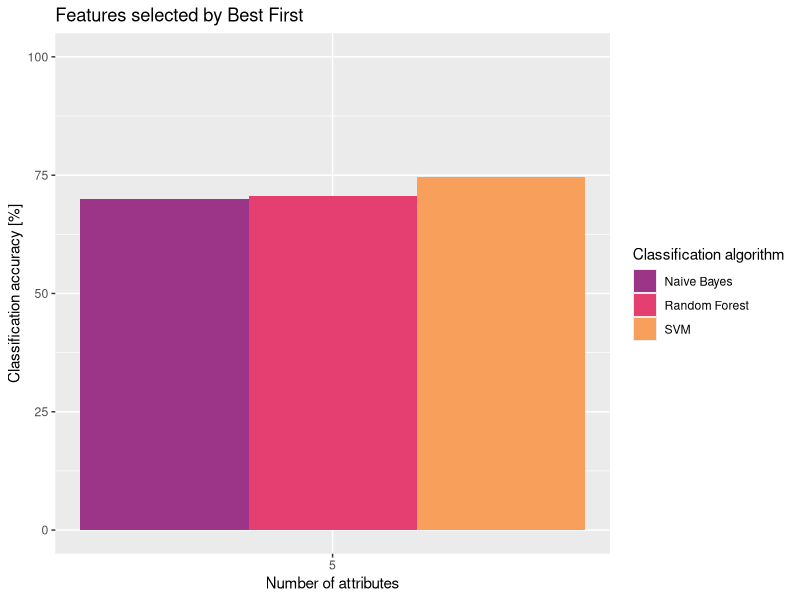
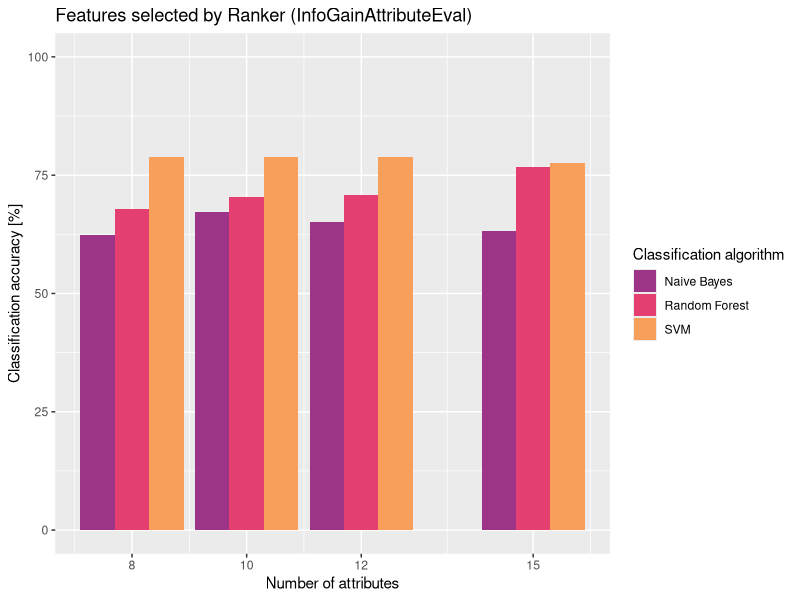
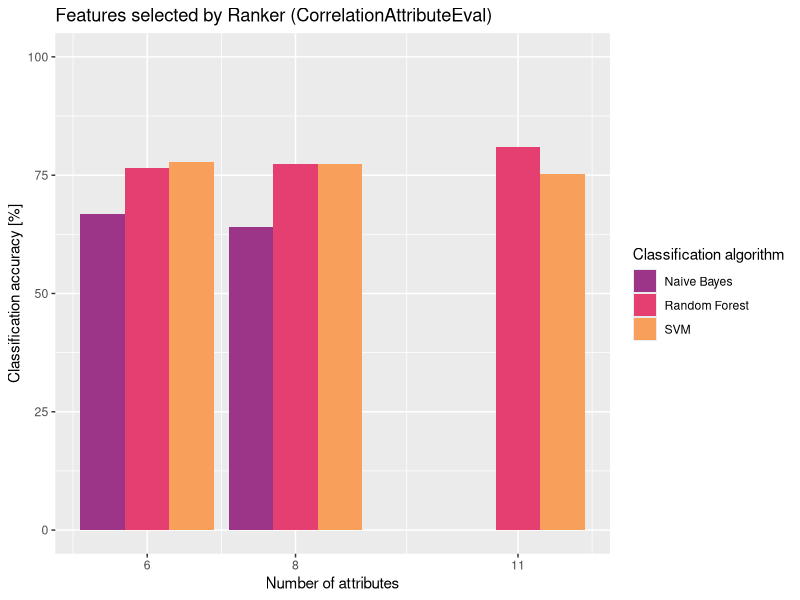

Write R code to recreate these figures, in order.
library(ggplot2)

middle <- "#9C3587"
bright1 <- "#E53F71"
bright2 <- "#F89F5B"
colors <- c(middle, bright1, bright2)

eligibilityClassDf <- data.frame(
  FeatSel = c(rep("BestFirst+CfsSubsetEval", times = 3), rep("Ranker+InfoGain", times = 12), rep("Ranker+Correlation", times = 9)),
  AttrCount = rep(c(5, 8, 10, 12, 15, 6, 8, 11), each = 3),
  ClassAlgo = rep(c("Naive Bayes", "SVM", "Random Forest"), times = 8),
  Accuracy = c(70, 74.55, 70.55, 62.35, 78.85, 67.85, 67.25, 78.85, 70.3, 65.1, 78.8, 70.75, 63.15, 77.65, 76.7, 66.75, 77.7, 76.6, 64, 77.4, 77.35, 0, 75.3, 80.9)
)

cfsSubset <- subset(eligibilityClassDf, FeatSel == "BestFirst+CfsSubsetEval")
ggplot(cfsSubset, aes(x = AttrCount, y = Accuracy, fill = ClassAlgo)) +
  geom_bar(position = "dodge", stat = "identity") +
  scale_x_continuous(breaks = 5) +
  scale_y_continuous(limits = c(0, 100)) +
  labs(title = "Features selected by Best First", x = "Number of attributes", y = "Classification accuracy [%]") +
  scale_fill_manual("Classification algorithm", values = colors)

infoGainSubset <- subset(eligibilityClassDf, FeatSel == "Ranker+InfoGain")
ggplot(infoGainSubset, aes(x = AttrCount, y = Accuracy, fill = ClassAlgo)) +
  geom_bar(position = "dodge", stat = "identity") +
  scale_x_continuous(breaks = c(8, 10, 12, 15)) +
  scale_y_continuous(limits = c(0, 100)) +
  labs(title = "Features selected by Ranker (InfoGainAttributeEval)", x = "Number of attributes", y = "Classification accuracy [%]") +
  scale_fill_manual("Classification algorithm", values = colors)

correlationSubset <- subset(eligibilityClassDf, FeatSel == "Ranker+Correlation")
ggplot(correlationSubset, aes(x = AttrCount, y = Accuracy, fill = ClassAlgo)) +
  geom_bar(position = "dodge", stat = "identity") +
  scale_x_continuous(breaks = c(6, 8, 11)) +
  scale_y_continuous(limits = c(0, 100)) +
  labs(title = "Features selected by Ranker (CorrelationAttributeEval)", x = "Number of attributes", y = "Classification accuracy [%]") +
  scale_fill_manual("Classification algorithm", values = colors)